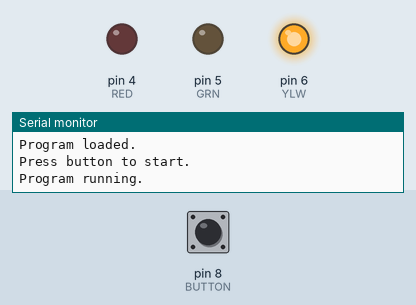
Simulated run of this sketch. Board: Arduino Uno, built with avr-gcc and run on an emulated ATmega328P. On the bench: output pins drawn as LEDs (lit = HIGH), the last lines printed to the serial monitor. Inputs (shaded band) come from the test bench; at power-on: pin 8 (BUTTON) HIGH.

Above: at 1.0 s.
At 1.9 s:
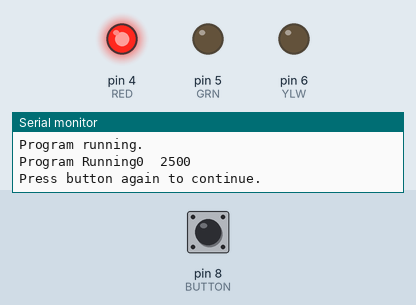
At 17.41 s:
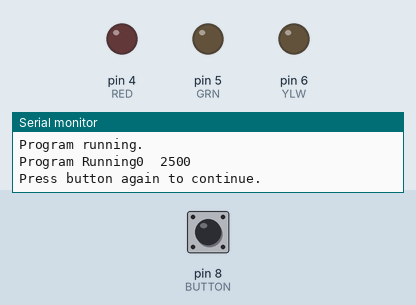
Timing chart, 0 to 17.8 s (numbered marks = the images above):
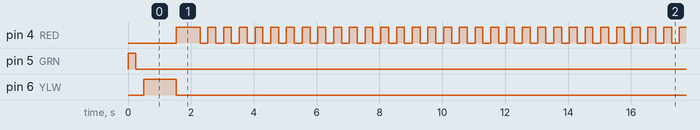

Measured:
- by itself, pin 4 (RED): repeats every 0.50 s: LOW 0.25 s, HIGH 0.25 s
- by itself, pin 6 (YLW): LOW → HIGH at 0.50 s, → LOW 1.0 s later
- by itself, everything shown: repeats every 15.0 s, in 60 steps

The sketch:

M452Lab3SharpPlot.ino
```cpp
/********************************************************************
  M452Lab3Sharp (v1.8)


  Original by H. Fernando, 24/07/2013
  Modified by Joshua Chan, Connor Russo, Matthew Birchard, 12-02-2024

  Reads Sharp range sensor and prints to serial monitor.

  Program ready, green LED flashing
  Button press to start, yellow LED on when reading
  Button press to repeat, red LED flashing
*********************************************************************/

// Pin Assignments
int RED = 4;         //red LED Pin
int GRN = 5;         //green LED Pin
int YLW = 6;         //yellow LED Pin
int BUTTON = 8;      //push button

int SHARP1 = A1;     //sharp input pin (can't be a1)

//global variables
int result;          //A to D value from sharp
int mv;        //millivolt value for sharpvalue
int reading = 1;     //counter

// Setup Routine
void setup()
{
  // initialize led pins as outputs.
  pinMode(GRN, OUTPUT);
  pinMode(YLW, OUTPUT);
  pinMode(RED, OUTPUT);

  //initialize button pins as inputs
  pinMode(BUTTON, INPUT);

  //initialize sharp
  pinMode(SHARP1, INPUT);

  //initialize serial printout
  Serial.begin(9600);
  Serial.println(3200);
  Serial.println(1);

  //Program Initalization
  Serial.println("Program loaded.");
  Serial.println("Press button to start.");

  do {
    toggleLED(GRN);         // Green LED flashing
  }while(digitalRead(BUTTON)== LOW);
  Serial.println("Program running.");
}

// Main Routine
void loop() {
  int count = 0;
  turnOnLED(YLW);
  delay(1000);     // 1 sec pause for setup

  do{
    Serial.print("Program Running");
    result = analogRead(SHARP1);                //read the value of the sharp
    mv = map(result, 0, 1024, 0, 5000);         //convert value to millivolts

    Serial.print(count);
    Serial.print("\t");
    Serial.println(mv);
    count ++;
    delay(40);

  }while(count<495 && digitalRead(BUTTON)== LOW);

  //print values to the serial monitor
  //tab format makes it easier to copy and paste values to Excel
  // Serial.print(reading);
  // Serial.print( "\t");    //tab
  // Serial.print( "result: ");
  // Serial.print( "\t");    //tab
  // Serial.print(result);
  // Serial.print( "\t");    //tab
  // Serial.print( "mv: ");
  // Serial.print( "\t");    //tab


  turnOnLED(RED);  //this turns the yellow LED off
  Serial.println("Press button again to continue.");
  delay(500);
  do{
    toggleLED(RED);
  }while(-1);

  reading = reading + 1;
}


//**********SUBROUTINES******************

//Turn on a single LED, and all other off
void turnOnLED(int COLOUR){
  digitalWrite(GRN, LOW);
  digitalWrite(YLW, LOW);
  digitalWrite(RED, LOW);

  digitalWrite(COLOUR, HIGH);
}

//Toggle an LED on/off
void toggleLED(int colour){
  digitalWrite(colour, HIGH);
  delay(250);
  digitalWrite(colour, LOW);
  delay(250);
}
```
